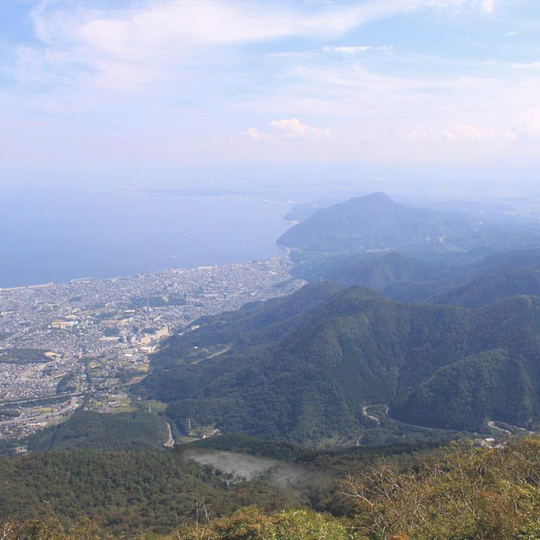
#> input picture smoke_dataset_V1/images/image_0.png, 540 x 540 px, found by its file name; its folder holds only this picture in this run
$ python transform.py
#> lines starting #> are read from the running program, lines starting #| are printed output that depends on the picture
#> further down, original_image_cv2 is the input picture: shape (540, 540, 3); mean B, G, R 178.2, 157.5, 148.6
### smoke_generator_V1/scripts/utils/transform_methods.py
import numpy as np
import cv2
import random
from PIL import Image,ImageEnhance
import os
import string
import matplotlib.pyplot as plt

##-----------------------------------------------------------------------------------------
##                    Data Augmentation Transforms Methods
##-----------------------------------------------------------------------------------------

def apply_advanced_motion_blur(image, angle_degrees=np.random.randint(0,360), blur_strength=np.clip(np.random.exponential(4),0,20)):
    """
    Apply motion blur to an image using a specified kernel length and angle.

    Args:
        image (cv2 object): the input image.
        blur_strength (float): default is np.random.uniform(0,20)
        angle_degrees (float): Angle of the motion blur kernel in degrees. If None, a random angle is used.

    Returns:
        cv2 image : The image with motion blur applied.
    """
#> called with angle_degrees = 172, blur_strength = 3.59
    # Convert angle to radians
    angle = np.deg2rad(angle_degrees) if angle_degrees is not None else np.deg2rad(np.random.uniform(0, 359))
    # Calculate kernel offsets using trigonometry
    kernel_size = int(blur_strength * 2) + 1
#> kernel_size = 8
    center = kernel_size // 2
#> center = 4
    kernel = np.zeros((kernel_size, kernel_size))
    for i in range(kernel_size):
        offset_x = int(center + i * np.cos(angle))
        offset_y = int(center + i * np.sin(angle))
        if 0 <= offset_x < kernel_size and 0 <= offset_y < kernel_size:
            kernel[offset_y, offset_x] = 1.0 / kernel_size
#> this loop made 8 passes
#> offset_x on passes 1 to 8: 4, 3, 2, 1, 0, 0, -1, -2

    # Apply the kernel using OpenCV's filter2D function
    motion_blur = cv2.filter2D(image, -1, kernel)
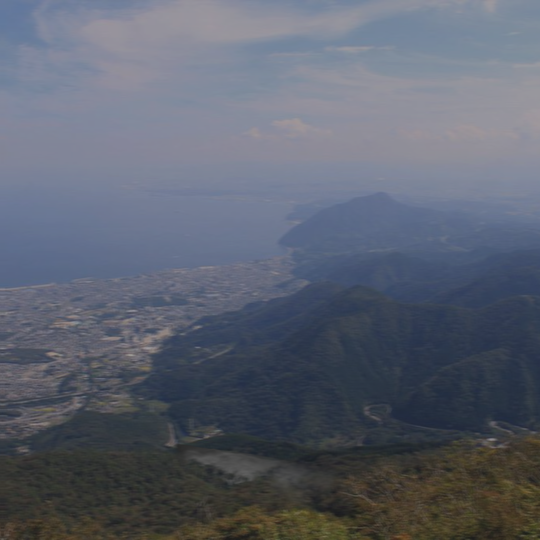
#> motion_blur: shape (540, 540, 3); mean B, G, R 111.4, 98.5, 92.9

    # Calculate scaling factor to maintain brightness
    scaling_factor = np.sum(kernel)
#> scaling_factor = 0.625

    # Normalize image pixel values
    motion_blur = (motion_blur / scaling_factor).astype(np.uint8)

    return motion_blur

# [399 lines left out: functions adjust_brightness, apply_gaussian_blur, add_target_indicator, generate_random_text, add_text_annotations, add_interface and 8 more, not called in this run]

### smoke_generator_V1/scripts/transform.py
import os
import cv2
from utils.transform_methods import apply_advanced_motion_blur, add_target_indicator, add_text_annotations, add_interface, add_monochromatic_noise, add_pixelisation, adjust_brightness, adjust_color_balance, apply_cutout

# Input and output folder paths
input_image_relative_path = "..\..\smoke_dataset_V1\images\\"
output_image_relative_path = "..\..\smoke_dataset_V1\output_images\\"  # Specify the output folder path

# Load the list of images
script_dir = os.path.dirname(os.path.abspath(__file__))
input_image_path = os.path.join(script_dir, input_image_relative_path)
output_image_path = os.path.join(script_dir, output_image_relative_path)
image_files = [f for f in os.listdir(input_image_path) if f.lower().endswith(('.png', '.jpg', '.jpeg'))]

# Select the desired transformation function
transformation_function = apply_advanced_motion_blur  # Change this line to use a different transformation function

# Check if the output directory exists, otherwise create it
if not os.path.exists(output_image_path):
    os.makedirs(output_image_path)

# Loop through the images and apply the transformation
for image_filename in image_files:
    image_path = os.path.join(input_image_path, image_filename)
    original_image_cv2 = cv2.imread(image_path)

    # Apply the selected transformation to the image
    transformed_image_cv2 = transformation_function(original_image_cv2)

    # Save the transformed image to the output folder
    output_image_filename = "transformed_" + image_filename  # You can change the prefix as desired
    output_image_fullpath = os.path.join(output_image_path, output_image_filename)
    cv2.imwrite(output_image_fullpath, transformed_image_cv2)

print("Transformation applied to all images in the folder and saved in the output folder.")

$ run again, on smoke_dataset_V1/images/image_12.png
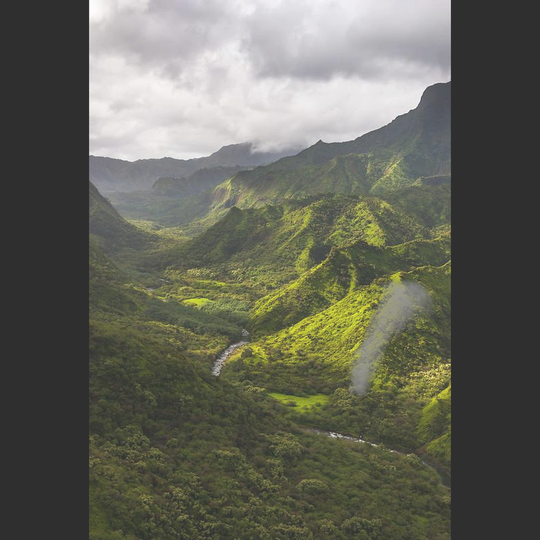
#> input picture smoke_dataset_V1/images/image_12.png, 540 x 540 px, found by its file name
#> original_image_cv2 is the input picture: shape (540, 540, 3); mean B, G, R 90.7, 101.8, 101.2
#> kernel_size = 8
#> center = 4
#> the loop in apply_advanced_motion_blur, `for i in range(kernel_size):` made 8 passes
#> offset_x on passes 1 to 8: 4, 3, 2, 1, 0, 0, -1, -2
#> in apply_advanced_motion_blur, `motion_blur = cv2.filter2D(image, -1, kernel)`:
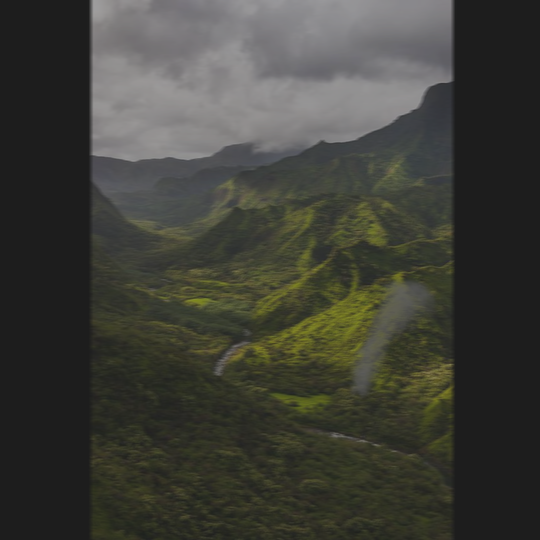
#> motion_blur: shape (540, 540, 3); mean B, G, R 56.6, 63.5, 63.1
#> scaling_factor = 0.625
#> in apply_advanced_motion_blur, `motion_blur = (motion_blur / scaling_factor).astype(np.uint8)`:
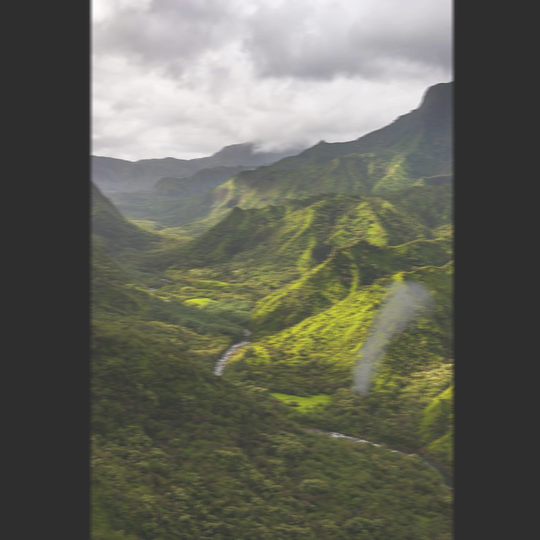
#> motion_blur: shape (540, 540, 3); mean B, G, R 90.1, 101.3, 100.6

$ run again, on smoke_dataset_V1/images/image_13.png
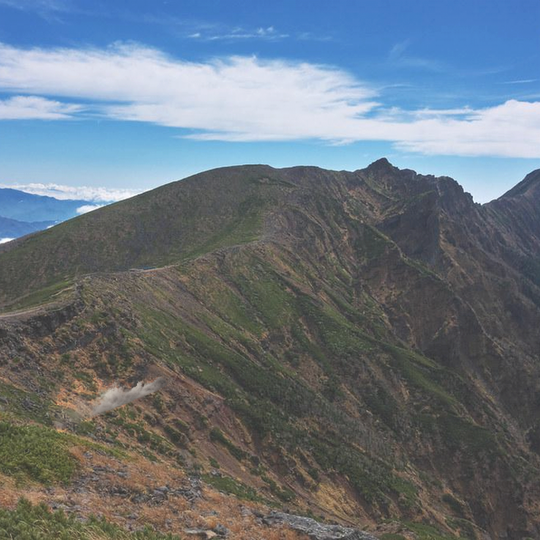
#> input picture smoke_dataset_V1/images/image_13.png, 540 x 540 px, found by its file name
#> original_image_cv2 is the input picture: shape (540, 540, 3); mean B, G, R 127.7, 117.4, 106.2
#> kernel_size = 8
#> center = 4
#> the loop in apply_advanced_motion_blur, `for i in range(kernel_size):` made 8 passes
#> offset_x on passes 1 to 8: 4, 3, 2, 1, 0, 0, -1, -2
#> in apply_advanced_motion_blur, `motion_blur = cv2.filter2D(image, -1, kernel)`:
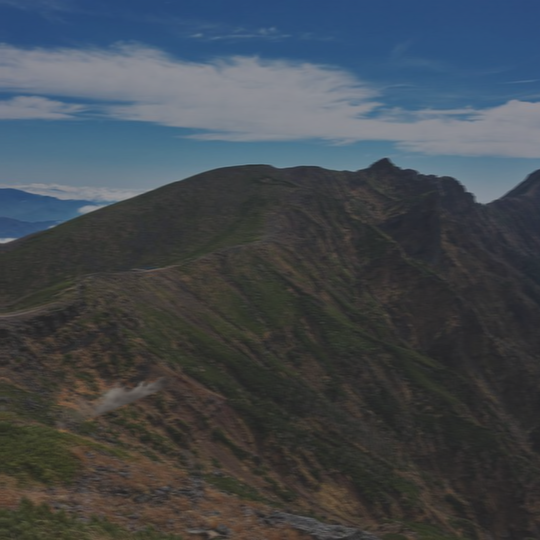
#> motion_blur: shape (540, 540, 3); mean B, G, R 79.8, 73.4, 66.4
#> scaling_factor = 0.625

$ run again, on smoke_dataset_V1/images/image_14.png
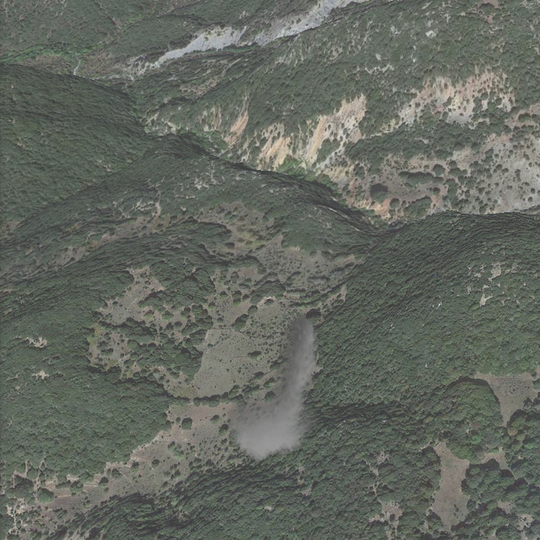
#> input picture smoke_dataset_V1/images/image_14.png, 540 x 540 px, found by its file name
#> original_image_cv2 is the input picture: shape (540, 540, 3); mean B, G, R 96, 104.1, 99.5
#> kernel_size = 8
#> center = 4
#> the loop in apply_advanced_motion_blur, `for i in range(kernel_size):` made 8 passes
#> offset_x on passes 1 to 8: 4, 3, 2, 1, 0, 0, -1, -2
#> in apply_advanced_motion_blur, `motion_blur = cv2.filter2D(image, -1, kernel)`:
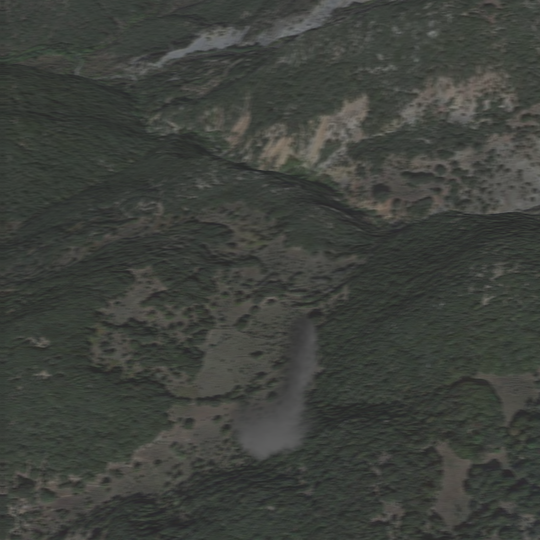
#> motion_blur: shape (540, 540, 3); mean B, G, R 60, 65.1, 62.2
#> scaling_factor = 0.625
#> in apply_advanced_motion_blur, `motion_blur = (motion_blur / scaling_factor).astype(np.uint8)`:
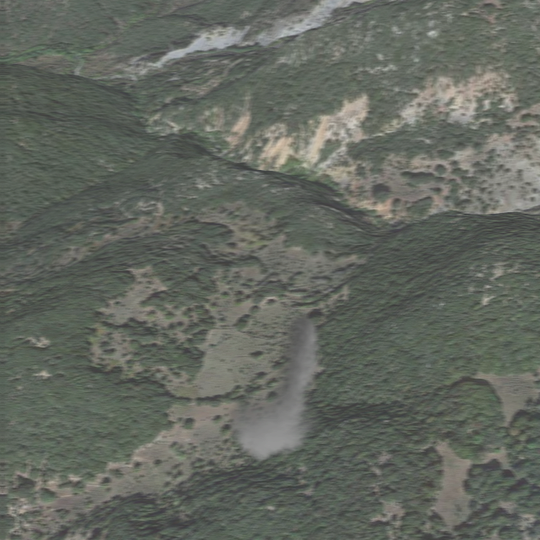
#> motion_blur: shape (540, 540, 3); mean B, G, R 95.6, 103.7, 99

$ run again, on smoke_dataset_V1/images/image_1.png
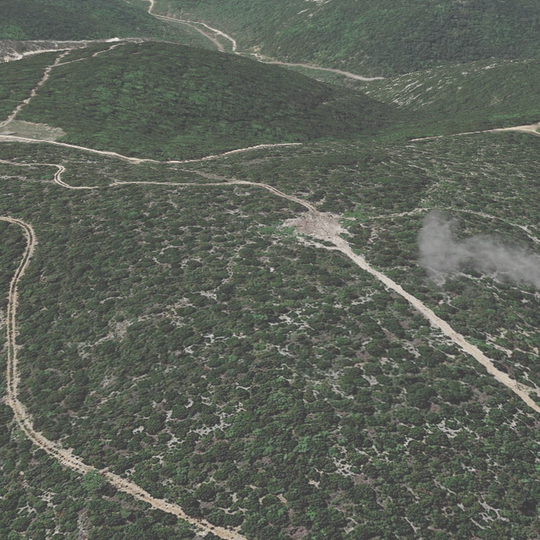
#> input picture smoke_dataset_V1/images/image_1.png, 540 x 540 px, found by its file name
#> original_image_cv2 is the input picture: shape (540, 540, 3); mean B, G, R 89.5, 98.9, 93.7
#> kernel_size = 8
#> center = 4
#> the loop in apply_advanced_motion_blur, `for i in range(kernel_size):` made 8 passes
#> offset_x on passes 1 to 8: 4, 3, 2, 1, 0, 0, -1, -2
#> in apply_advanced_motion_blur, `motion_blur = cv2.filter2D(image, -1, kernel)`:
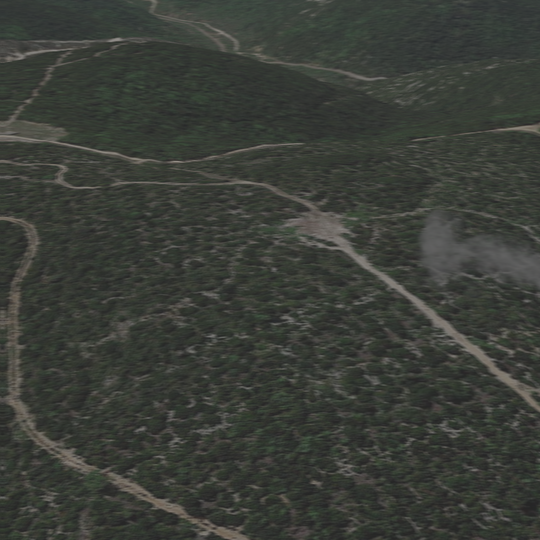
#> motion_blur: shape (540, 540, 3); mean B, G, R 55.9, 61.8, 58.6
#> scaling_factor = 0.625
#> in apply_advanced_motion_blur, `motion_blur = (motion_blur / scaling_factor).astype(np.uint8)`:
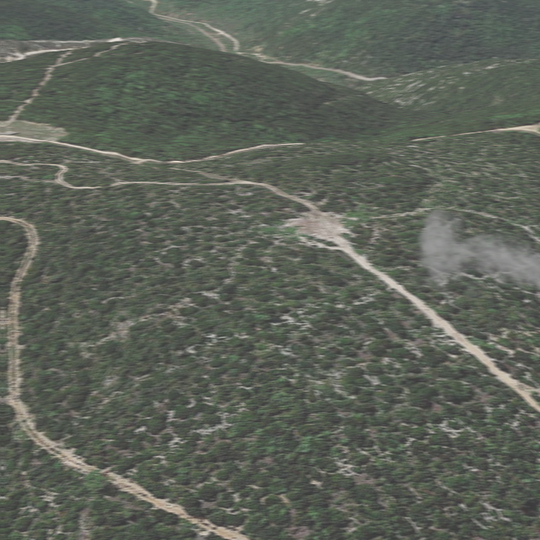
#> motion_blur: shape (540, 540, 3); mean B, G, R 89, 98.5, 93.3
